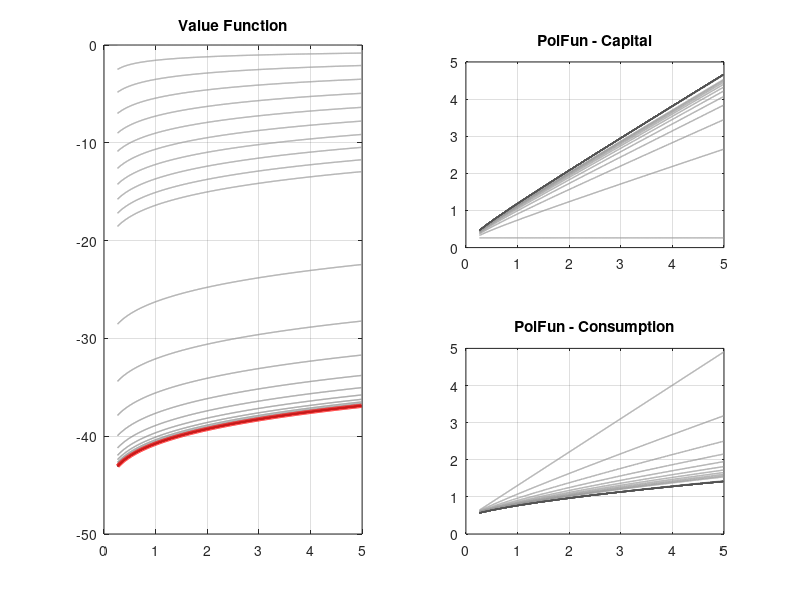

MATLAB code to generate this figure: (Note: this script raises an error after producing the figure.)
%% Value Function Iteration for Deterministic Optimal Growth Model

sigma = 1.50;
delta = 0.10;
beta  = 0.95;
alpha = 0.30;
ks		= ( (1 - beta * (1 - delta)) / (alpha * beta))^(1 / (alpha - 1) );
kmin	= 0.1*ks;
kmax	= 1.9*ks;
u = @(c) c.^(1-sigma) ./ (1-sigma);

nbk	= 1000;
dk	= (kmax-kmin)/(nbk-1);
k		= linspace(kmin,kmax,nbk)';
v0	= zeros(nbk,1);
v		= zeros(nbk,1);
dr  = zeros(nbk,1);

tolerance	= 1e-6;
criterion	= 1;
num_iter = 0;

storeV = [];  % final size depends on num_iter, so cannot preallocate ex-ante
storeK = [];  % final size depends on num_iter, so cannot preallocate ex-ante
storeC = [];  % final size depends on num_iter, so cannot preallocate ex-ante


%% Beginning of VFI

while criterion > tolerance
  
  for i = 1 : nbk
    c = k(i) ^ alpha + (1 - delta) * k(i) - k(:);
    neg = find( c < 0 );
    c(neg) = NaN;
    [v(i), dr(i)] = max( u(c) + beta * v0(:) );
  end
  
  criterion	= max(abs(v-v0));
  
  % storing objects for later visual representation
  tmp_v = v0;
  tmp_k = k(dr);
  tmp_c = tmp_k.^alpha + (1 - delta) * k - tmp_k;

  storeV = [storeV, tmp_v];
  storeK = [storeK, tmp_k];
  storeC = [storeC, tmp_c];

  v0 = v;
  num_iter = num_iter + 1;
end


% evaluating solutions
k1 = k(dr);
c	= k.^alpha + (1-delta) * k - k1;


%% Plotting solutions

L = size( storeV, 2 );

steps = [1:1:10, 11:10:100, 101:20:L];

shades = 1 - logspace( log10(0.4), log10(0.7), L )';
greyShades = repmat( shades, [1, 3] );

f = figure('Name', 'Paths explored by VFI algorithm');

for l = steps
  subplot( 2, 2, [1, 3] )
    hold on
      plot( k, storeV(:, l), ...
            'Color', greyShades(l, :), ...
            'LineWidth', 1 )
    hold off
    box on; grid on
    title( 'Value Function' )
  subplot( 2, 2, 2 )
    hold on
      plot( k, storeK(:, l), ...
            'Color', greyShades(l, :), ...
            'LineWidth', 1 )
    hold off
    box on; grid on
    title( 'PolFun - Capital' )
  subplot( 2, 2, 4 )
    hold on
      plot( k, storeC(:, l), ...
            'Color', greyShades(l, :), ...
            'LineWidth', 1 )
    hold off
    box on; grid on
    title( 'PolFun - Consumption' )
    
  waitforbuttonpress
end

subplot( 2, 2, [1, 3] )
  hold on
    plot( k, v, 'Color', 'red', 'LineWidth', 3 )
    xline( ks, 'LineWidth', 1, 'LineStyle', ':', 'Color', 'black' );
  hold off
subplot( 2, 2, 2 )
  hold on
    plot( k, k1, 'Color', 'red', 'LineWidth', 3 )
    plot( k, k, 'Color', 'black', 'LineWidth', 1, 'LineStyle', '--' )
    xline( ks, 'LineWidth', 1, 'LineStyle', ':', 'Color', 'black' );
  hold off
subplot( 2, 2, 4 )
  hold on
    plot( k, c, 'Color', 'red', 'LineWidth', 3 )
    xline( ks, 'LineWidth', 1, 'LineStyle', ':', 'Color', 'black' );
  hold off

  
%% Clean up

clearvars l L u
